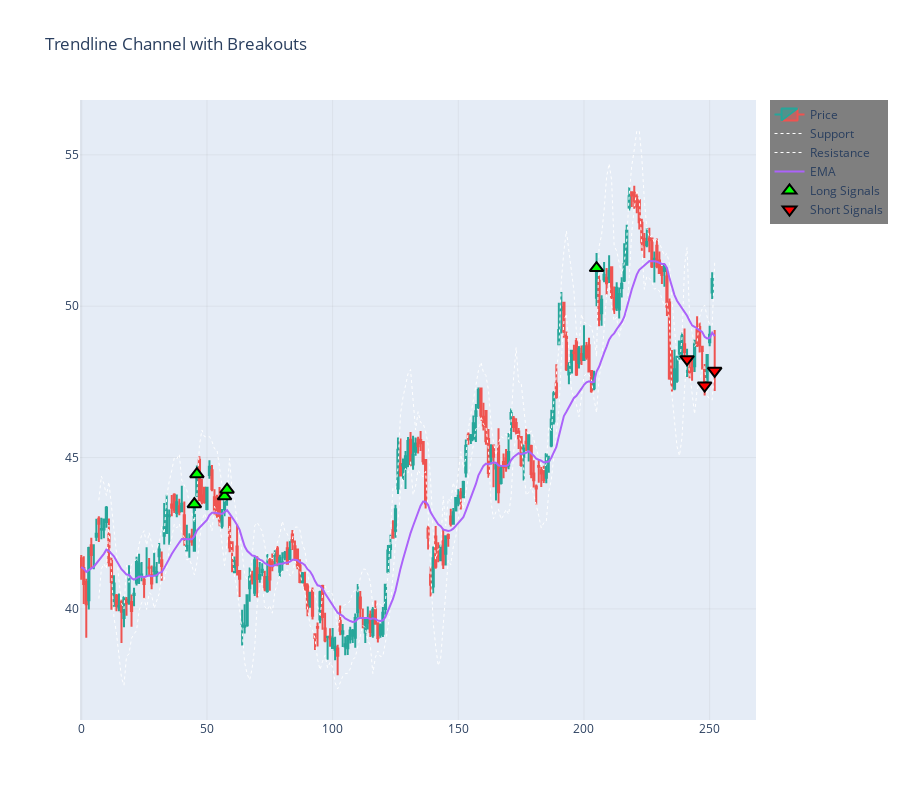

The code cell stored with this chart in its notebook:
### Code cell
def plot_ohlcv(data: pd.DataFrame, lookback: int = 7):
    
    close_prices = data['Close']

    # Calculate trendlines using your original algorithm
    s_tl, r_tl, signals, ema, r_slopes, s_slopes = trendline_breakout_hl(data, lookback)
    
    # Create the main figure
    fig = go.Figure()
    
    # Add candlestick chart
    fig.add_trace(
        go.Candlestick(
            x=np.arange(len(data)),
            open=data['Open'],
            high=data['High'],
            low=data['Low'],
            close=data['Close'],
            increasing_line_color='#26A69A',  # Green candles
            decreasing_line_color='#EF5350',  # Red candles
            name='Price'
        )
    )
    
    # Add support trendline
    fig.add_trace(
        go.Scatter(
            x=np.arange(len(s_tl)),
            y=s_tl,
            mode='lines',
            name='Support',
            line=dict(color='white', width=1, dash='dot'),
            showlegend=True
        )
    )
    
    # Add resistance trendline
    fig.add_trace(
        go.Scatter(
            x=np.arange(len(r_tl)),
            y=r_tl,
            mode='lines',
            name='Resistance',
            line=dict(color='white', width=1, dash='dot'),
            showlegend=True
        )
    )
    
    # Add EMA
    fig.add_trace(
        go.Scatter(
            x=np.arange(len(ema)),
            y=ema,
            mode='lines',
            name='EMA',
            showlegend=True
        )
    )
    
    # Find long and short signals directly
    long_idx = np.where(signals == 1)[0]
    long_values = close_prices[long_idx]
    
    short_idx = np.where(signals == -1)[0]
    short_values = close_prices[short_idx]
    
    # Add markers for long signals (up arrows)
    if len(long_idx) > 0:
        fig.add_trace(
            go.Scatter(
                x=long_idx,
                y=long_values,
                mode='markers',
                name='Long Signals',
                marker=dict(
                    size=12,
                    symbol='triangle-up',
                    color='lime',
                    line=dict(color='black', width=2)
                ),
                showlegend=True
            )
        )
    
    # Add markers for short signals (down arrows)
    if len(short_idx) > 0:
        fig.add_trace(
            go.Scatter(
                x=short_idx,
                y=short_values,
                mode='markers',
                name='Short Signals',
                marker=dict(
                    size=12,
                    symbol='triangle-down',
                    color='red',
                    line=dict(color='black', width=2)
                ),
                showlegend=True
            )
        )
    
    # Update layout
    fig.update_layout(
        title='Trendline Channel with Breakouts',
        xaxis_rangeslider_visible=False,
        height=800,
        yaxis=dict(
            gridcolor='rgba(128,128,128,0.1)',
            zerolinecolor='rgba(128,128,128,0.1)',
        ),
        xaxis=dict(
            gridcolor='rgba(128,128,128,0.1)',
            zerolinecolor='rgba(128,128,128,0.1)',
        ),
        showlegend=True,
        legend=dict(
            bgcolor='rgba(0,0,0,0.5)',
            bordercolor='rgba(255,255,255,0.2)'
        )
    )
    
    return fig

ticker_data = data['USB']
# Usage remains the same
fig = plot_ohlcv(ticker_data)

fig

# def plot_results(data: pd.DataFrame, signals: List[str]):

### Figure 1 — Plotly figure (JSON) as saved in the notebook; plotly's stock layout.template omitted (floating-point values rounded to 4 significant figures; data arrays with more than 128 entries replaced by an {"elided": "..."} marker saying what was removed)
{"data": [{"close": {"elided": "253 float values"}, "decreasing": {"line": {"color": "#EF5350"}}, "high": {"elided": "253 float values"}, "increasing": {"line": {"color": "#26A69A"}}, "low": {"elided": "253 float values"}, "name": "Price", "open": {"elided": "253 float values"}, "type": "candlestick", "x": {"elided": "253 int values"}}, {"line": {"color": "white", "dash": "dot", "width": 1}, "mode": "lines", "name": "Support", "showlegend": true, "type": "scatter", "x": {"elided": "253 int values"}, "y": {"elided": "253 float values"}}, {"line": {"color": "white", "dash": "dot", "width": 1}, "mode": "lines", "name": "Resistance", "showlegend": true, "type": "scatter", "x": {"elided": "253 int values"}, "y": {"elided": "253 float values"}}, {"mode": "lines", "name": "EMA", "showlegend": true, "type": "scatter", "x": {"elided": "253 int values"}, "y": {"elided": "253 float values"}}, {"marker": {"color": "lime", "line": {"color": "black", "width": 2}, "size": 12, "symbol": "triangle-up"}, "mode": "markers", "name": "Long Signals", "showlegend": true, "type": "scatter", "x": [45, 46, 57, 58, 205], "y": [43.46, 44.45, 43.72, 43.94, 51.26]}, {"marker": {"color": "red", "line": {"color": "black", "width": 2}, "size": 12, "symbol": "triangle-down"}, "mode": "markers", "name": "Short Signals", "showlegend": true, "type": "scatter", "x": [241, 248, 252], "y": [48.25, 47.38, 47.87]}], "layout": {"height": 800, "legend": {"bgcolor": "rgba(0,0,0,0.5)", "bordercolor": "rgba(255,255,255,0.2)"}, "showlegend": true, "title": {"text": "Trendline Channel with Breakouts"}, "xaxis": {"gridcolor": "rgba(128,128,128,0.1)", "rangeslider": {"visible": false}, "zerolinecolor": "rgba(128,128,128,0.1)"}, "yaxis": {"gridcolor": "rgba(128,128,128,0.1)", "zerolinecolor": "rgba(128,128,128,0.1)"}}}
